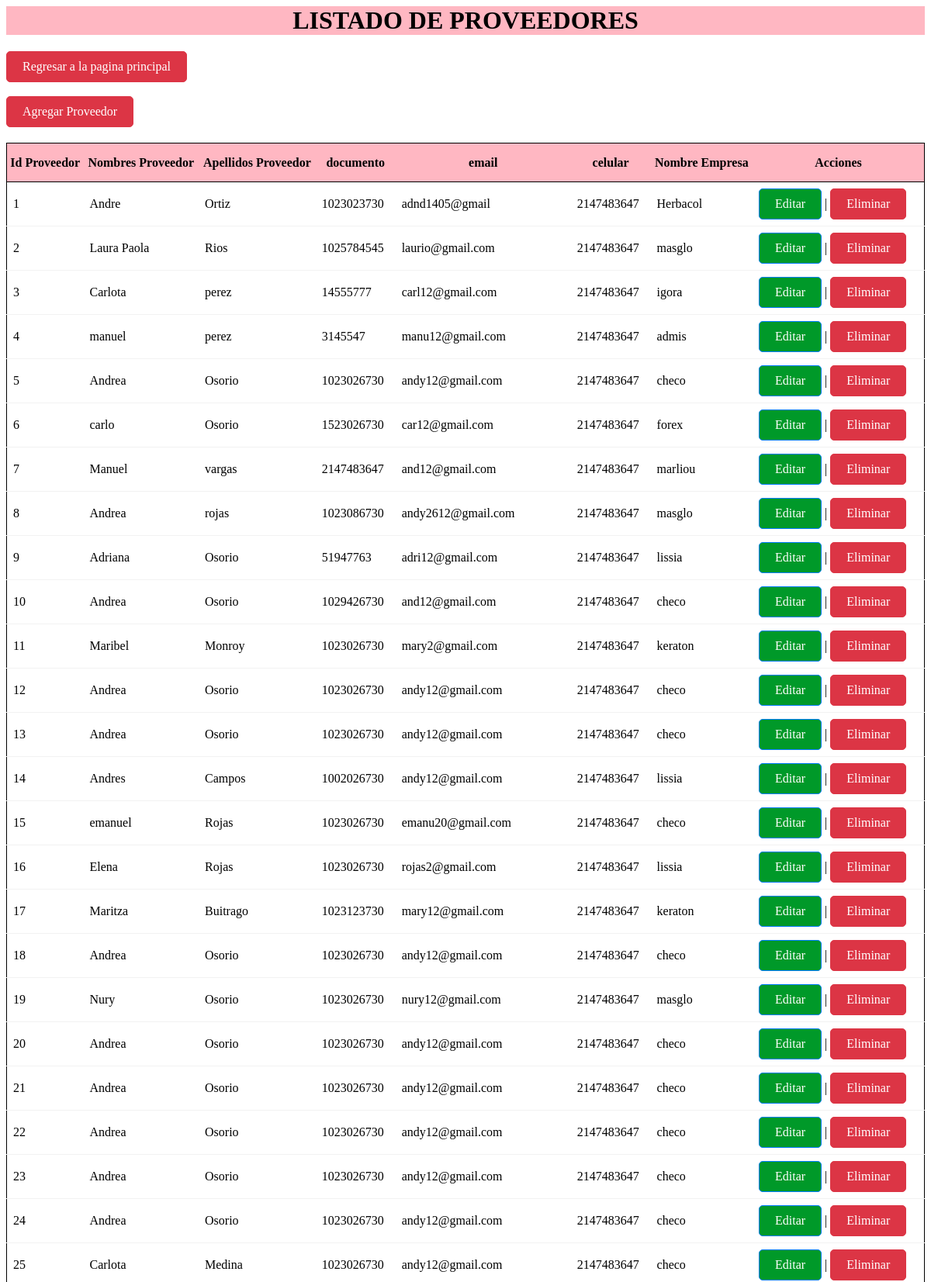
/Crud_Proveedor/mostrar_datos.php (upper part), run on the app's committed database.
### tables this page shows
CREATE TABLE `proveedor` (
  `pkidProveedor` int(11) NOT NULL,
  `NombreProveedor` varchar(45) NOT NULL,
  `ApellidoProveedor` varchar(45) NOT NULL,
  `IdentificacionProveedor` int(11) NOT NULL,
  `EmailProveedor` varchar(45) NOT NULL,
  `TelProveedor` int(11) NOT NULL,
  `EmpresaProveedor` varchar(45) NOT NULL
);

### Crud_Proveedor/mostrar_datos.php (the view, shortened to what this page needs)
<?php
$usuario = "root";
$pass = "";
$dbname = "bd_cusmetichi";
try {
    $mibd = new PDO('mysql:host=localhost;dbname=' . $dbname, $usuario, $pass);
    $mibd->setAttribute(PDO::ATTR_ERRMODE, PDO::ERRMODE_EXCEPTION);
$stmt = $mibd->query("SELECT * FROM Proveedor");
echo "<h1 class='titulo'>LISTADO DE PROVEEDORES</h1>";
echo "<a href='paginaA/Inventario Empleado.php?=" .  "' class='delete-button'>Regresar a la pagina principal</a><br><br>";
echo "<a href='formularioRegistroProveedor.php?=" .  "' class='delete-button'>Agregar Proveedor</a>";
echo "<table style='border: 1px solid #000; width: 100%; border-collapse: collapse; padding: 15px; margin-top: 20px;'>";
echo "<tr style='background-color: #ffb7c2; border: 1px solid #000; height: 50px;'>";
echo "<th>Id Proveedor</th><th>Nombres Proveedor</th><th>Apellidos Proveedor</th><th>documento</th><th>email</th><th>celular</th><th>Nombre Empresa</th><th>Acciones</th>";
echo "</tr>";
while ($row = $stmt->fetch(PDO::FETCH_ASSOC)) {
echo "<tr style='border-bottom: 1px solid #f2f2f2;'>";
echo "<td style='padding: 8px; text-align: left;'>" . $row['pkidProveedor'] . "</td>";
echo "<td style='padding: 8px; text-align: left;'>" . $row['NombreProveedor'] . "</td>";
echo "<td style='padding: 8px; text-align: left;'>" . $row['ApellidoProveedor'] . "</td>";
echo "<td style='padding: 8px; text-align: left;'>" . $row['IdentificacionProveedor'] . "</td>";
echo "<td style='padding: 8px; text-align: left;'>" . $row['EmailProveedor'] . "</td>";
echo "<td style='padding: 8px; text-align: left;'>" . $row['TelProveedor'] . "</td>";
echo "<td style='padding: 8px; text-align: left;'>" . $row['EmpresaProveedor'] . "</td>";
echo "<td style='padding: 8px; text-align: left;'>";
echo "<a href='Editar.php?pkidProveedor=" . $row['pkidProveedor'] . "' class='edit-button'>Editar</a> | ";
echo "<a href='eliminar.php?pkidProveedor=" . $row['pkidProveedor'] . "' class='delete-button'>Eliminar</a>";
echo "</td>";
echo "</tr>";
}
echo "</table>";
} catch (PDOException $e) {
    echo "Error: " . $e->getMessage();
}
?>

### Crud_Proveedor/mostrar_datos.php (style rules this page uses)
.edit-button { display: inline-block; padding: 10px 20px; background-color: #009929; color: #fff; text-decoration: none; border: 1px solid #007bff; border-radius: 5px; cursor: pointer; }
.delete-button { display: inline-block; padding: 10px 20px; background-color: #dc3545; color: #fff; text-decoration: none; border: 1px solid #dc3545; border-radius: 5px; cursor: pointer; }
.titulo { text-align: center; border: #0075ff; background-color: #FFB7C2; }

### data on the page
proveedor: pkidProveedor "1", NombreProveedor "Andre", ApellidoProveedor "Ortiz", IdentificacionProveedor "1023023730", EmailProveedor "adnd1405@gmail", TelProveedor "2147483647", EmpresaProveedor "Herbacol"
proveedor: pkidProveedor "2", NombreProveedor "Laura Paola", ApellidoProveedor "Rios", IdentificacionProveedor "1025784545", EmailProveedor "laurio@gmail.com", TelProveedor "2147483647", EmpresaProveedor "masglo"
proveedor: pkidProveedor "3", NombreProveedor "Carlota", ApellidoProveedor "perez", IdentificacionProveedor "14555777", EmailProveedor "carl12@gmail.com", TelProveedor "2147483647", EmpresaProveedor "igora"
proveedor: pkidProveedor "4", NombreProveedor "manuel", ApellidoProveedor "perez", IdentificacionProveedor "3145547", EmailProveedor "manu12@gmail.com", TelProveedor "2147483647", EmpresaProveedor "admis"
proveedor: pkidProveedor "5", NombreProveedor "Andrea", ApellidoProveedor "Osorio", IdentificacionProveedor "1023026730", EmailProveedor "andy12@gmail.com", TelProveedor "2147483647", EmpresaProveedor "checo"
proveedor: pkidProveedor "6", NombreProveedor "carlo", ApellidoProveedor "Osorio", IdentificacionProveedor "1523026730", EmailProveedor "car12@gmail.com", TelProveedor "2147483647", EmpresaProveedor "forex"
proveedor: pkidProveedor "7", NombreProveedor "Manuel", ApellidoProveedor "vargas", IdentificacionProveedor "2147483647", EmailProveedor "and12@gmail.com", TelProveedor "2147483647", EmpresaProveedor "marliou"
proveedor: pkidProveedor "8", NombreProveedor "Andrea", ApellidoProveedor "rojas", IdentificacionProveedor "1023086730", EmailProveedor "andy2612@gmail.com", TelProveedor "2147483647", EmpresaProveedor "masglo"
proveedor: pkidProveedor "9", NombreProveedor "Adriana", ApellidoProveedor "Osorio", IdentificacionProveedor "51947763", EmailProveedor "adri12@gmail.com", TelProveedor "2147483647", EmpresaProveedor "lissia"
proveedor: pkidProveedor "10", NombreProveedor "Andrea", ApellidoProveedor "Osorio", IdentificacionProveedor "1029426730", EmailProveedor "and12@gmail.com", TelProveedor "2147483647", EmpresaProveedor "checo"
proveedor: pkidProveedor "11", NombreProveedor "Maribel", ApellidoProveedor "Monroy", IdentificacionProveedor "1023026730", EmailProveedor "mary2@gmail.com", TelProveedor "2147483647", EmpresaProveedor "keraton"
proveedor: pkidProveedor "12", NombreProveedor "Andrea", ApellidoProveedor "Osorio", IdentificacionProveedor "1023026730", EmailProveedor "andy12@gmail.com", TelProveedor "2147483647", EmpresaProveedor "checo"
proveedor: pkidProveedor "13", NombreProveedor "Andrea", ApellidoProveedor "Osorio", IdentificacionProveedor "1023026730", EmailProveedor "andy12@gmail.com", TelProveedor "2147483647", EmpresaProveedor "checo"
proveedor: pkidProveedor "14", NombreProveedor "Andres", ApellidoProveedor "Campos", IdentificacionProveedor "1002026730", EmailProveedor "andy12@gmail.com", TelProveedor "2147483647", EmpresaProveedor "lissia"
proveedor: pkidProveedor "15", NombreProveedor "emanuel", ApellidoProveedor "Rojas", IdentificacionProveedor "1023026730", EmailProveedor "emanu20@gmail.com", TelProveedor "2147483647", EmpresaProveedor "checo"
proveedor: pkidProveedor "16", NombreProveedor "Elena", ApellidoProveedor "Rojas", IdentificacionProveedor "1023026730", EmailProveedor "rojas2@gmail.com", TelProveedor "2147483647", EmpresaProveedor "lissia"
proveedor: pkidProveedor "17", NombreProveedor "Maritza", ApellidoProveedor "Buitrago", IdentificacionProveedor "1023123730", EmailProveedor "mary12@gmail.com", TelProveedor "2147483647", EmpresaProveedor "keraton"
proveedor: pkidProveedor "18", NombreProveedor "Andrea", ApellidoProveedor "Osorio", IdentificacionProveedor "1023026730", EmailProveedor "andy12@gmail.com", TelProveedor "2147483647", EmpresaProveedor "checo"
proveedor: pkidProveedor "19", NombreProveedor "Nury", ApellidoProveedor "Osorio", IdentificacionProveedor "1023026730", EmailProveedor "nury12@gmail.com", TelProveedor "2147483647", EmpresaProveedor "masglo"
proveedor: pkidProveedor "20", NombreProveedor "Andrea", ApellidoProveedor "Osorio", IdentificacionProveedor "1023026730", EmailProveedor "andy12@gmail.com", TelProveedor "2147483647", EmpresaProveedor "checo"
proveedor: pkidProveedor "21", NombreProveedor "Andrea", ApellidoProveedor "Osorio", IdentificacionProveedor "1023026730", EmailProveedor "andy12@gmail.com", TelProveedor "2147483647", EmpresaProveedor "checo"
proveedor: pkidProveedor "22", NombreProveedor "Andrea", ApellidoProveedor "Osorio", IdentificacionProveedor "1023026730", EmailProveedor "andy12@gmail.com", TelProveedor "2147483647", EmpresaProveedor "checo"
proveedor: pkidProveedor "23", NombreProveedor "Andrea", ApellidoProveedor "Osorio", IdentificacionProveedor "1023026730", EmailProveedor "andy12@gmail.com", TelProveedor "2147483647", EmpresaProveedor "checo"
proveedor: pkidProveedor "24", NombreProveedor "Andrea", ApellidoProveedor "Osorio", IdentificacionProveedor "1023026730", EmailProveedor "andy12@gmail.com", TelProveedor "2147483647", EmpresaProveedor "checo"
proveedor: pkidProveedor "25", NombreProveedor "Carlota", ApellidoProveedor "Medina", IdentificacionProveedor "1023026730", EmailProveedor "andy12@gmail.com", TelProveedor "2147483647", EmpresaProveedor "checo"
